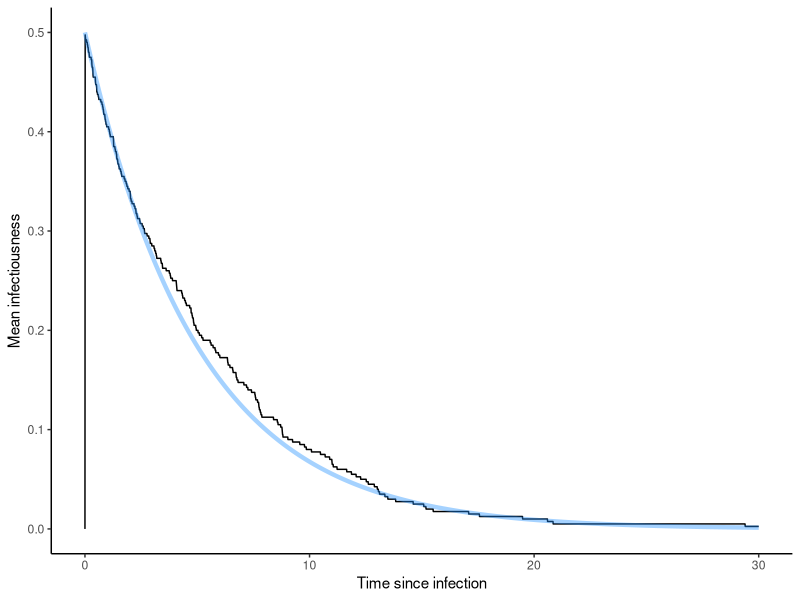
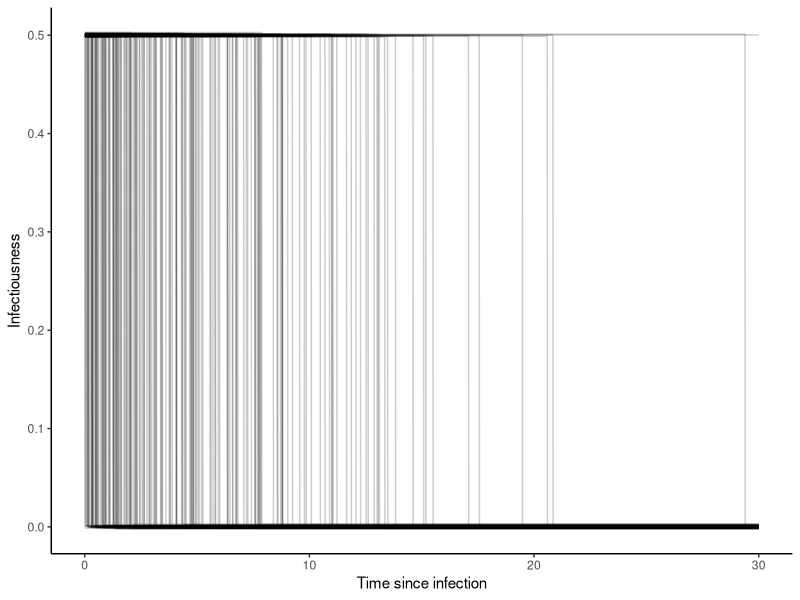
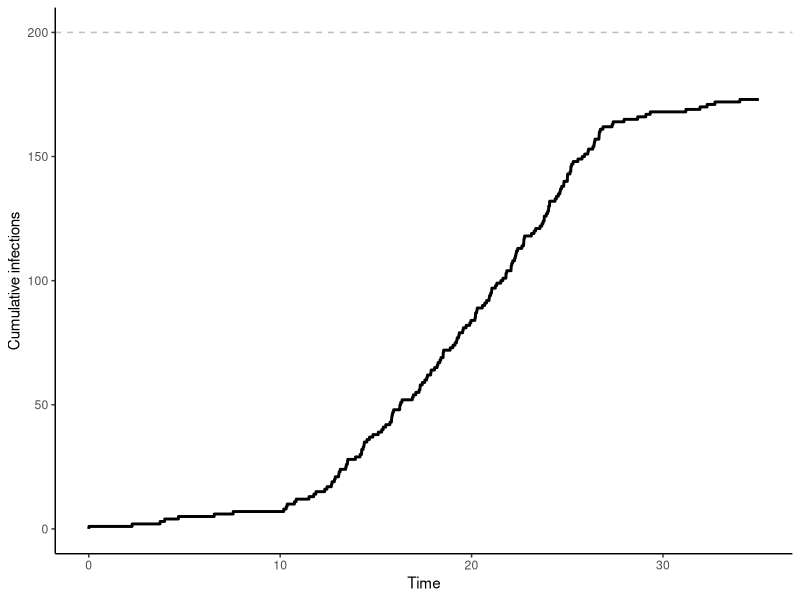
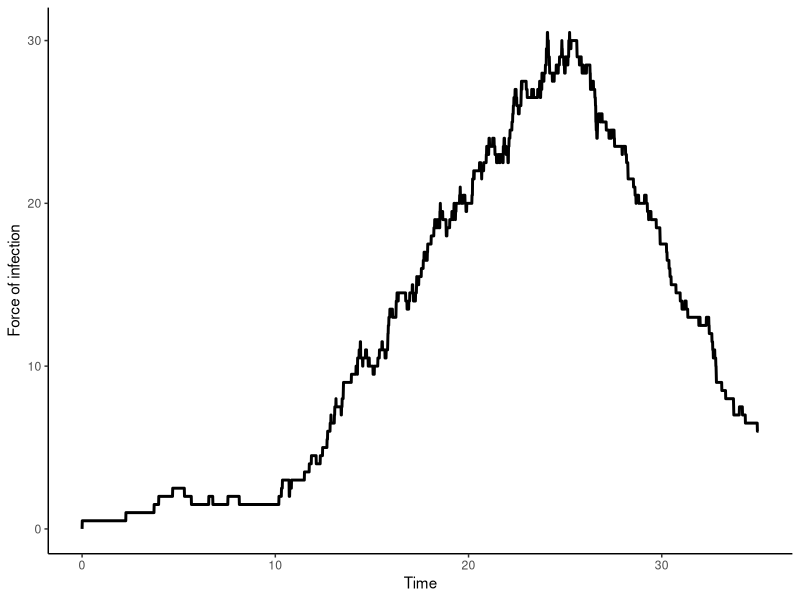

These charts were generated, in order, by the following R code: (Note: this script raises an error after producing the figures.)
library(tidyverse) 

# Bisection algorithm for a monotonically increasing function
bisect <- function(target, lwr, upr, func, tol=1e-6){

	x <- lwr + (upr-lwr)/2
	jump <- (upr-lwr)/4
	testval <- func(x)

	while(abs(testval-target)>tol){

		if(testval<target){
			x <- x + jump
		} else {
			x <- x - jump
		}

		jump <- jump/2
		testval <- func(x)

	}

	return(x)

}

# For evaluating the total kernel CDF: 
cumckernel <- function(t, tinf, parslist, ckernel){

	sum(unlist(pmap(
		list(t-tinf[tinf<Inf], parslist[tinf<Inf]),
		ckernel
		)))

}

# Time series of cumulative new infections: 
plotcuminf <- function(simout){

	N <- nrow(simout) 

	simoutshort <- filter(simout, tinf<Inf)
	tvals <- seq(from=0, to=max(simoutshort$tinf)+1, by=0.01)
	tinf <- simoutshort$tinf
	yvals <- unlist(lapply(tvals, function(x){sum(tinf<x)}))

	out <- tibble(t=tvals, y=yvals) %>% 
		ggplot(aes(x=t, y=y)) + 
			geom_line(size=1) + 
			geom_hline(yintercept=N, lty="dashed", col="grey") + 
			theme_classic() + 
			labs(x="Time", y="Cumulative infections")

	return(out)

}

# Time series of the current force of infection: 
plotfoi <- function(simout, pkernel, parslist){

	simoutshort <- filter(simout, tinf<Inf)
	tvals <- seq(from=0, to=max(simoutshort$tinf)+1, by=0.01)
	tinf <- simoutshort$tinf
	parslistshort <- parslist[simoutshort$id]

	yvals <- as.list(tvals) %>% 
		map(~ sum(unlist(pmap(list(.-tinf, parslistshort), pkernel)))) %>% 
		unlist()

	out <- tibble(t=tvals, y=yvals) %>% 
		ggplot(aes(x=t, y=y)) + 
			geom_line(size=1) + 
			theme_classic() + 
			labs(x="Time", y="Force of infection")

	return(out)

}

# Plot a WAIFW tree: 



# Plot individual infection kernels: 
plotai <- function(pkernel,parslist,tmax,tmin=0,yjittersd=0.001){

	tau <- seq(from=tmin, to=tmax, by=0.01)
	out <- as.list(tau) %>% 
		map(~ unlist(pmap(
			list(rep(., length(parslist)), parslist),
			pkernel
			))) %>% 
		map(~ tibble(id=1:length(.), y=.)) %>% 
		imap(~ mutate(., tindex=.y)) %>% 
		bind_rows() %>% 
		left_join(tibble(tau=tau, tindex=1:length(tau)), by="tindex") %>% 
		group_by(id) %>% 
		mutate(yjitter=rnorm(1,0,yjittersd)) %>% 
		ggplot(aes(x=tau, y=y+yjitter, group=factor(id))) + 
			geom_line(alpha=0.2) + 
			theme_classic() + 
			labs(x="Time since infection", y="Infectiousness")

	return(out)

}


# Plot the summed infection kernel across all individuals: 
plotA <- function(pkernel,parslist,tmax,tmin=0,compfun=NA){

	N <- length(parslist)
	tau <- seq(from=tmin, to=tmax, by=0.01)
	yvals <- as.list(tau) %>% 
		map(~ sum(unlist(pmap(
			list(rep(., length(parslist)), parslist),
			pkernel
			)))) %>% 
		unlist()
	out <- tibble(tau=tau, y=yvals/N) %>% 
		ggplot(aes(x=tau, y=y)) + 
			geom_line()  + 
			theme_classic() + 
			labs(x="Time since infection", y="Mean infectiousness")

	if(is.function(compfun)){
		ycomp <- unlist(lapply(tau, compfun))
		out <- out + geom_line(
			data=tibble(x=tau, y=ycomp), 
			aes(x=x, y=y), size=1.5, col="dodgerblue", alpha=0.4)
	}

	return(out)

}

# Main simulation algorithm
infdurabm <- function(pkernel, ckernel, parslist, invckernel=NA, initinf=1, initstep=1, maxits=1000, quiet=FALSE){

	# Initialize output vectors: 
	N <- length(parslist)
	tinf <- rep(Inf, N)
	tinf[initinf] <- 0
	whoinf <- rep(-1,N)
	whoinf[initinf] <- 0

	# Initialize looping variables: 
	t <- 0
	tstep <- initstep

	# Simulate infections:
	for(iteration in 1:maxits){

		# Propose the next time: 
		tprop <- t+tstep

		# Calculate the total force of infection over this time span: 
		cumforcestart <- cumckernel(t, tinf, parslist, ckernel)
		cumforceend <- cumckernel(tprop, tinf, parslist, ckernel)
		cumforce <- cumforceend - cumforcestart
			
		# Calculate the number of "events" that would occur in the current system given this rate: 
		cumrate <- sum(tinf==Inf)*cumforce/N
		if(cumrate < 1e-4){break()}
		nevents <- rpois(1,cumrate)

		# Get the timing of those events: 
		if(nevents==0){
			t <- tprop
			next()
		}

		# Get uniform draw for the inverse CDF
		draw <- min(runif(nevents))

		# Calculate "event times" using inverse CDF
		func <- function(x){
			(cumckernel(x, tinf, parslist, ckernel) - cumforcestart)/cumforce
		}

		# Update tprop to be the time of the new infection (the first)
		tprop <- bisect(draw, lwr=t, upr=tprop, func=func)		

		# Randomly draw a new person to infect
		newinf <- sample((1:N)[tinf==Inf], 1)

		# Who did the infecting? 
		pvals <- unlist(pmap(
			list(tprop-tinf[tinf<Inf], parslist[tinf<Inf]),
			pkernel
			))
		newwhoinf <- ((1:N)[tinf<Inf])[which(as.vector(rmultinom(1,1,pvals))==1)]

		# Update the output vectors: 
		tinf[newinf] <- tprop
		whoinf[newinf] <- newwhoinf

		# Update variables for new loop: 
		t <- tprop

	}

	if(!quiet){

		if(iteration >= maxits){
			print(paste0("Reached maxits at time ",round(t,2)))
		} else {
			print(paste0("Epidemic ended at time ",round(t,2)," after ",iteration," iterations"))
		}

	}

	out <- tibble(id=1:N, tinf=tinf, whoinf=whoinf)

	return(out)

}

# =============================================================================
# Example
# =============================================================================

pkernel_sir <- function(tau,pars){
	with(as.list(pars), {
		if(tau>0 & tau<=tstar){
			return(beta)
		} else {
			return(0)
		}
	})
}

ckernel_sir <- function(tau,pars){
	with(as.list(pars),{
		if(tau<=0){
			return(0)
		} else if(tau>0 & tau<=tstar){
			return(beta*tau)
		} else {
			return(beta*tstar)
		}
		})
}

beta <- 1/2
gamma <- 1/5
parslist <- as.list(rexp(200,gamma)) %>% 
	map(~ c(tstar=., beta=beta))

simout <- infdurabm(pkernel_sir, ckernel_sir, parslist, invckernel=NA, initinf=1, initstep=1, maxits=1000)

fig_cuminf <- plotcuminf(simout)
fig_foi <- plotfoi(simout, pkernel_sir, parslist)

fig_ai <- plotai(pkernel_sir, parslist, tmin=0.01, tmax=30)

cf <- function(x){beta*exp(-gamma*x)}
fig_A <- plotA(pkernel_sir, parslist, tmax=30, compfun=cf)

# =============================================================================
# Repeated simulations 
# =============================================================================

beta <- 1/2
gamma <- 1/5
parslist <- as.list(rexp(200,gamma)) %>% 
	map(~ c(tstar=., beta=beta))

simoutlist <- list() 
print(paste0("Loop started: ",Systime()))
for(simnum in 1:500){
	simout <- infdurabm(pkernel_sir, ckernel_sir, parslist, invckernel=NA, initinf=1, initstep=1, maxits=1000, quiet=TRUE)
	simoutlist[[simnum]] <- simout
	if(simnum%%10==0){
		print(paste0("Simulation number ",simnum," completed"))
	}
}
print(paste0("Loop ended: ",Systime()))




